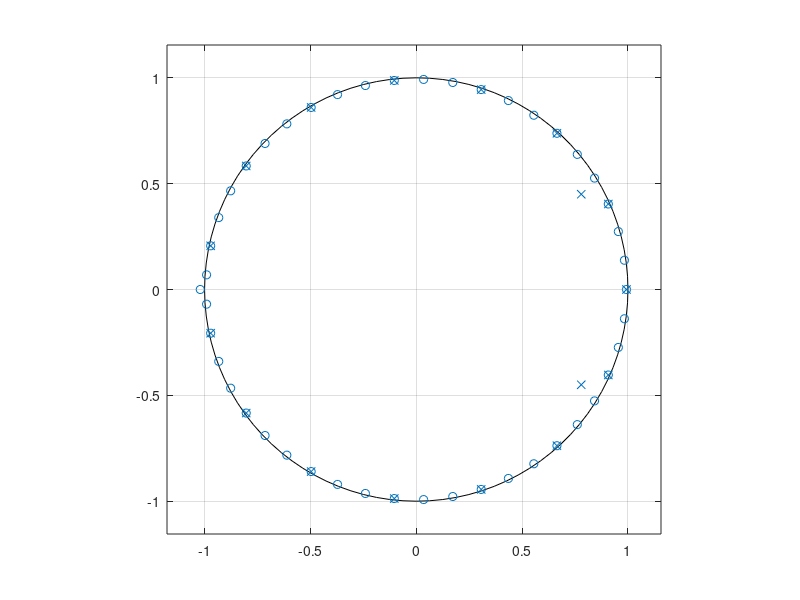

Write MATLAB code to recreate this figure. (Note: this script raises an error after producing the figure.)
%% Generate X by V & P.
% parameter setting
r = 0.9;
beta = 0.9;
theta = pi/6;
N_zero = 15;

% V[z]
b_v = [0 0.98 1];
a_v_1 = [1 -r*exp(j*theta)];
a_v_2 = [1 -r*exp(-j*theta)];
a_v = conv(a_v_1,a_v_2);

V = tf(b_v,a_v,-1,'Variable','z^-1');

% P[z]
b_p = zeros(1,3*N_zero+1);
b_p(1) =1;
b_p(3*N_zero+1)=-1*(beta^3);

a_p = zeros(1, N_zero+1);
a_p(1) = 1;
a_p(N_zero+1) = -1*(beta);

P = tf(b_p,a_p,-1,'Variable','z^-1');

% X[z]
X = series(P,V);

% Zero-Pole Plot, Fig. 13.9
[b_x,a_x] = tfdata(X);
b_x = cell2mat(b_x);
a_x = cell2mat(a_x);

figure;
zplane(b_x,a_x);
suptitle('Zero-Pole Plot, Fig 13.9');

% Plot Impulse response, Fig 13.10
[h_v, t_v] = impz(b_v,a_v);
[h_p, t_p] = impz(b_p,a_p);
[h_x, t_x] = impz(b_x,a_x);

figure;
subplot(3,1,1);
plot(t_v,h_v);
xlim([0,80]);
xlabel('v[n]');
subplot(3,1,2);
plot(t_p,h_p);
xlim([0,80]);
xlabel('p[n]');
subplot(3,1,3);
plot(t_x,h_x);
xlim([0,80]);
xlabel('x[n] = v[n]*p[n]');
suptitle('Time domain, Fig 13.10');

%% Estimate Cepstrum by DFT.
% parameter
N = 1024;
v = zeros(1,N);
n = -N/2:1:N/2-1;
for i = 1:length(h_v)
    v(i) = h_v(i);
end
p = h_p(1:N);
x = h_x(1:N);

% estimate cepstrum.
[c_v, C_v] = cepstrum(v,N);
[c_p, C_p] = cepstrum(p,N);
[c_x, C_x] = cepstrum(x,N);

% plot cepstrum, Fig. 13.12
figure;
subplot(3,1,1)
stem(n,c_v);
xlim([-100,+100]);
xlabel('c_v[n]');
subplot(3,1,2)
stem(n,c_p);
xlabel('c_p[n]');
xlim([-100,+100]);
subplot(3,1,3)
stem(n,c_x);
xlabel('c_x[n]');
xlim([-100,+100]);
suptitle('Cepstrum, Fig. 13.12');

%% Estimate Complex Cepstrum by DFT.
% parameter
N = 1024;
x = [0;h_x(1:N-1)];

% estimate cepstrum.
[x_hat, X_hat] = complex_cepstrum(x,N);
n_x =  -N/2+1:1:N/2;
% plot cepstrum, Fig. 13.14
figure;
subplot(2,1,1)
stem(n_x,x_hat);
xlabel('x^hat[n]');
xlim([-100,+100]);
subplot(2,1,2)
stem(n,c_x);
xlabel('c_x[n]');
xlim([-100,+100]);
suptitle('Complex Cepstrum, Fig. 13.14');

%% Low pass
N1 = 14;
N2 = 128;

x = h_x(1:N);
X_hat = (fft(x,N));
X_hat = log(X_hat);
x_hat = ifft(X_hat, N);

y_hat = zeros(1,N);
y_hat(1:N1) = x_hat(1:N1);
y_hat(N-N2:N) = x_hat(N-N2:N);

Y_hat = fft(y_hat,N);
Y_hat = exp(Y_hat);
y = ifft(Y_hat,N);

% plot cepstrum, Fig. 13.14
figure;
subplot(3,1,1)
plot(h_v);
xlabel('v[n]');
xlim([0,80]);
subplot(3,1,2)
plot(h_x);
xlabel('x[n] = v[n]*p[n]');
xlim([0,80]);
subplot(3,1,3)
stem(y);
xlabel('y[n]');
xlim([0,80]);
suptitle('y: Recovered v by low pass');


%% High pass
N1 = 14;
N2 = 128;

x = h_x(1:N);
X_hat = abs(fft(x,N));
X_hat = log(X_hat);
x_hat = ifft(X_hat, N);

y_hat = zeros(1,N);
y_hat(N1:N2) = x_hat(N1:N2);

Y_hat = fft(y_hat,N);
Y_hat = exp(Y_hat);
y = ifft(Y_hat,N);

% plot cepstrum, Fig. 13.14
figure;
subplot(3,1,1)
plot(h_p);
xlabel('p[n]');
xlim([0,80]);
subplot(3,1,2)
plot(h_x);
xlabel('x[n] = v[n]*p[n]');
xlim([0,80]);
subplot(3,1,3)
stem(y);
xlabel('y[n]');
xlim([0,80]);
suptitle('y: Recovered p by high pass');


